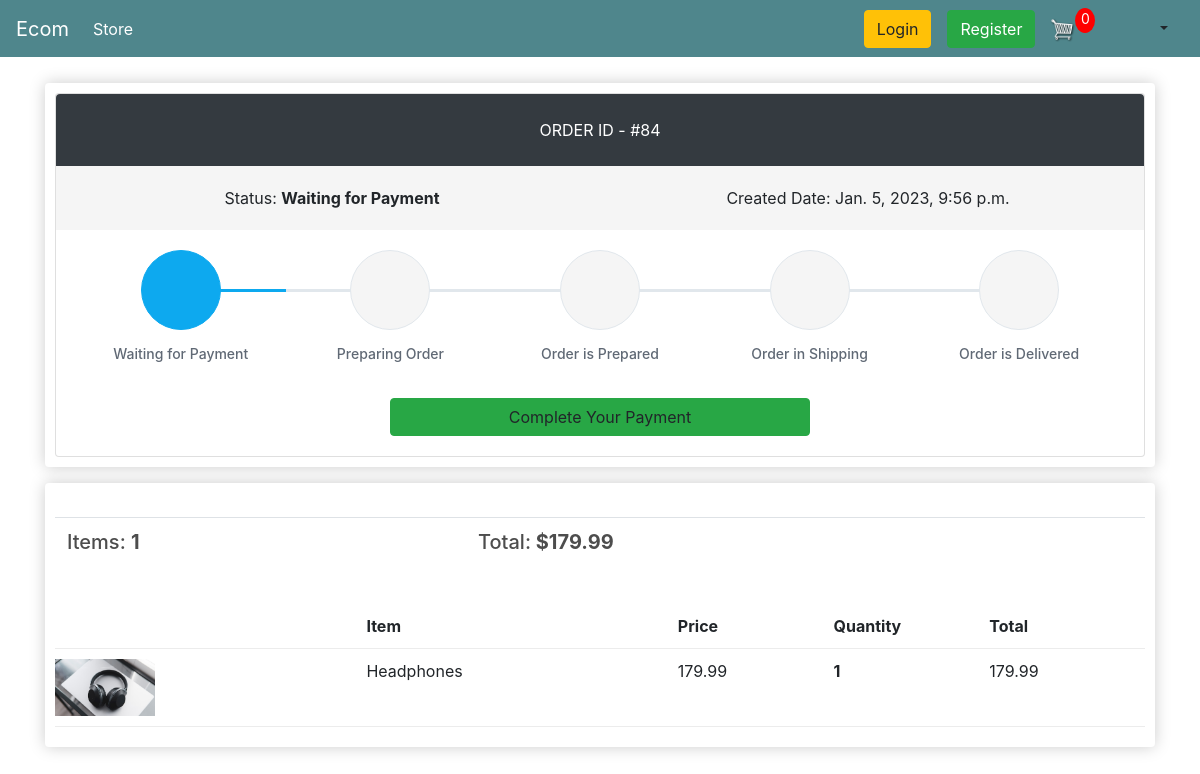
The app's page /order-details/84 with its own data.
### store/models.py (models this page shows, shortened)
class Order(models.Model):
    STATUS_CHOICES = (
        (0, 'Waiting for Payment'),
        (1, 'Preparing Order'),
        (2, 'Order is Prepared'),
        (3, 'Order in Shipping'),
        (4, 'Order is Delivered'),
        (5, 'Cancelled')
    )
    PAYMENT_OPTION_CHOICES = (
        ('Cash On Delivery', 'Cash On Delivery'),
        ('Bkash', 'Bkash'),
    )
    customer = models.ForeignKey(Customer, on_delete=models.SET_NULL, null=True, blank=True)
    order_status = models.IntegerField('Order Status', choices=STATUS_CHOICES, default=0)
    payment_option = models.CharField('Payment Options', choices=PAYMENT_OPTION_CHOICES, max_length=20, default='Cash On Delivery')
    created = models.DateTimeField('Created in', auto_now_add=True)
    modified = models.DateTimeField('Modified in', auto_now=True)
    transaction_id = models.CharField(max_length=100, null=True)
    class Meta:
        verbose_name = 'Order'
        ordering = ('-created',)
    @property
    def get_order_total(self):
        order_items = self.orderitem_set.all()
        total = sum([item.get_total for item in order_items])
        return total
    @property
    def get_number_of_items(self):
        order_items = self.orderitem_set.all()
        total = sum([item.quantity for item in order_items])
        return total

class OrderItem(models.Model):
    product = models.ForeignKey(Product, on_delete=models.SET_NULL, null=True, blank=True)
    order = models.ForeignKey(Order, on_delete=models.SET_NULL, null=True, blank=True)
    quantity = models.IntegerField(default=0, null=True, blank=True)
    date_added = models.DateTimeField(auto_now_add=True)
    def __str__(self) -> str:
        return f'OrderItem ID: {self.id}  ->   Name: {self.product.name}'
    @property
    def get_total(self):
        return self.quantity * self.product.price

class Product(models.Model):
    name = models.CharField(max_length=200, null=True)
    price = models.FloatField()
    discount_price = models.FloatField(default=0.0)
    digital = models.BooleanField(default=False, null=True, blank=True)
    image = models.ImageField(null=True, blank=True)
    @property
    def imageURL(self):
        try:
            url = self.image.url
        except:
            url = ''
        return url

### customers/views.py (the view)
# urls.py: path('order-details/<int:pk>', customer_views.OrderDetailView.as_view(), name = 'order-details'),
class OrderDetailView(DetailView):
    login_required = True
    template_name: str = "customers/order-details.html"
    context_object_name: str = "order"
    model = Order
    def get_context_data(self,*args, **kwargs):
        context = super(OrderDetailView, self).get_context_data(*args,**kwargs)
        context['items'] = self.items
        context['noOfCartItems'] = self.noOfCartItems
        context['trackInfoList'] = self.trackInfoList
        return context
    def get(self, request, *args, **kwargs):
        self.cookieData = cartData(request=request)
        self.noOfCartItems = self.cookieData['noOfCartItems']
        self.order_id = self.kwargs.get('pk')
        self.items = OrderItem.objects.filter(order__id=self.order_id)
        order = Order.objects.filter(id=self.order_id).first()
        if order.order_status == 5:
            return redirect('/order-list/')
        else:
            self.trackInfoList = getTrackInfoList(order.order_status)
            print(f'order_id = {self.order_id}  items = {self.items},  noOfCartItems = {self.noOfCartItems}')
            return super(OrderDetailView, self).get(request, *args, **kwargs)

### store/utils.py (called while the page is built, shortened)
def cookieCart(request):
    try:
        temp_cart = json.loads(request.COOKIES['cart'])
    except:
        temp_cart = {}
    print('temp_cart: ', temp_cart)
    items = []
    cart = {
        'get_cart_total': 0,
        'get_checked_item_count': 0,
        'shipping': False
    }
    noOfCartItems = 0
    return {
        'noOfCartItems': noOfCartItems,
        'cart': cart,
        'items': items
    }

def cartData(request):
    if request.user.is_authenticated:
        customer = request.user.customer
        cart, created = Cart.objects.get_or_create(customer=customer)
        items = cart.cartitem_set.all()
        noOfCartItems = cart.get_all_cart_item_count
    else:
        cookieData = cookieCart(request=request)
        noOfCartItems = cookieData['noOfCartItems']
        cart = cookieData['cart']
        items = cookieData['items']
    return {
        'noOfCartItems': noOfCartItems,
        'cart': cart,
        'items': items
    }

### templates/customers/order-details.html (shortened to what this page needs)
{% extends 'store/main.html' %}
{% load static %}
{% block content %}
    <div class="row">
        <div class="col-lg-12">
            <div class="box-element padding-bottom-3x mb-3 mt-3">
                <div class="card">
                  <div class="p-4 text-center text-white text-lg rounded-top" style="background-color:#343a40 !important"><span class="text-uppercase">Order ID - </span><span class="text-medium">#{{ order.id }}</span></div>
                  <div class="d-flex flex-wrap flex-sm-nowrap justify-content-between py-3 px-2 bg-order-overview" style="background-color:#f5f5f5">
                    <div class="w-100 text-center py-1 px-2"><span class="text-medium">Status:</span> <strong>{{ order.get_order_status_display }}</strong></div>
                    <div class="w-100 text-center py-1 px-2"><span class="text-medium">Created Date:</span> {{ order.created }}</div>
                  </div>
                  <div class="card-body">
                    <div class="steps d-flex flex-wrap flex-sm-nowrap justify-content-between padding-top-2x padding-bottom-1x">
                        {% for trackInfo in trackInfoList %}
                            {% if trackInfo.is_completed %}
                            <div class="step completed">
                            {% else %}
                            <div class="step">
                            {% endif %}
                                <div class="step-icon-wrap">
                                <div class="step-icon"><i class="{{ trackInfo.icon }}"></i></div>
                                </div>
                                <h4 class="step-title">{{ trackInfo.title }}</h4>
                            </div>
                        {% endfor%}
                    </div>
                    {% if order.order_status == 0 %}
                        <a id="complete-payment" style="display: block; margin-left: auto; margin-right: auto; width: 40%" class="btn btn-success">Complete Your Payment</a>
                    {% endif %}
                  </div>
                </div>
            </div>
            <div class="box-element mb-5">
                <br>
                <table class="table">
                    <tr>
                        <th><h5>Items: <strong>{{ order.get_number_of_items }} </strong></h5></th>
                        <th><h5>Total:<strong> ${{order.get_order_total|floatformat:2}} </strong></h5></th>
                    </tr>
                </table>
                <br/>
                <div class="cart-row">
                    <div style="flex:2"></div>
                    <div style="flex:2"><strong>Item</strong></div>
                    <div style="flex:1"><strong>Price</strong></div>
                    <div style="flex:1"><strong>Quantity</strong></div>
                    <div style="flex:1"><strong>Total</strong></div>
                </div>
                {% for item in items %}
                    <div class="cart-row">
                        <div style="flex:2"><img class="row-image" src="{{item.product.imageURL}}"></div>
                        <div style="flex:2"><p>{{item.product.name}}</p></div>
                        <div style="flex:1"><p>{{item.product.price|floatformat:2}} </p></div>
                        <div style="flex:1">
                            <p class="quantity">{{item.quantity}}</p>
                        </div>
                        <div style="flex:1"><p>{{item.get_total|floatformat:2}} </p></div>
                    </div>
                {% endfor %}
            </div>
        </div>
    </div>
    <link rel="stylesheet" type="text/css" href="{% static 'css/order-details.css' %}">
    <link rel="stylesheet" href="https://cdn.jsdelivr.net/npm/pixeden-stroke-7-icon@1.2.3/pe-icon-7-stroke/dist/pe-icon-7-stroke.min.css">
    <link href="https://cdn.jsdelivr.net/npm/bootstrap@4.4.1/dist/css/bootstrap.min.css" rel="stylesheet">
{% endblock content %}

### static/css/main.css (style rules this page uses)
body { background-color: hsl(0, 0%, 98%); }
h1,h2,h3,h4,h5,h6 { color:hsl(0, 0%, 30%); }
.box-element { box-shadow:hsl(0, 0%, 80%) 0 0 16px; background-color: #fff; border-radius: 4px; padding: 10px; }
.col-lg-4, .col-lg-6, .col-lg-8, .col-lg-12 { margin-top: 10px; }
.btn { border-radius: 0; }
.row-image { width: 100px; }
.cart-row { display: flex; align-items: flex-stretch; padding-bottom: 10px; margin-bottom: 10px; border-bottom: 1px solid #ececec; }
.quantity { display: inline-block; font-weight: 700; padding-right:10px; }

### static/css/order-details.css (style rules this page uses)
.steps .step { display: block; width: 100%; margin-bottom: 35px; text-align: center }
.steps .step .step-icon-wrap { display: block; position: relative; width: 100%; height: 80px; text-align: center }
.steps .step .step-icon-wrap::before, .steps .step .step-icon-wrap::after { display: block; position: absolute; top: 50%; width: 50%; height: 3px; margin-top: -1px; background-color: #e1e7ec; content: ''; z-index: 1 }
.steps .step .step-icon-wrap::before { left: 0 }
.steps .step .step-icon-wrap::after { right: 0 }
.steps .step .step-icon { display: inline-block; position: relative; width: 80px; height: 80px; border: 1px solid #e1e7ec; border-radius: 50%; background-color: #f5f5f5; color: #374250; font-size: 38px; line-height: 81px; z-index: 5 }
.steps .step .step-title { margin-top: 16px; margin-bottom: 0; color: #606975; font-size: 14px; font-weight: 500 }
.steps .step:first-child .step-icon-wrap::before { display: none }
.steps .step:last-child .step-icon-wrap::after { display: none }
.steps .step.completed .step-icon-wrap::before, .steps .step.completed .step-icon-wrap::after { background-color: #0da9ef }
.steps .step.completed .step-icon { border-color: #0da9ef; background-color: #0da9ef; color: #fff }
.bg-faded, .bg-order-overview { background-color: #f5f5f5 !important; }

### records on screen
Order: id "84", order_status "Waiting for Payment", created "Jan. 5, 2023, 9:56 p.m.", get_number_of_items "1", get_order_total "179.99"
OrderItem: product.imageURL (picture), product.name "Headphones", product.price "179.99", quantity "1", get_total "179.99"

### other values on screen
{{ noOfCartItems }} "0"
{{ trackInfo.title }} "Waiting for Payment" "Preparing Order" "Order is Prepared" "Order in Shipping" "Order is Delivered"
